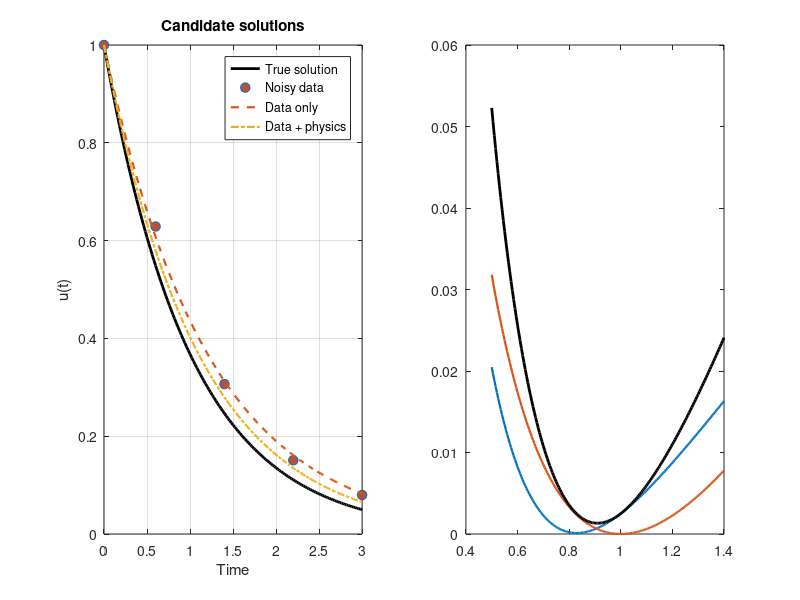

The MATLAB source for this figure: (Note: this script raises an error after producing the figure.)
% PHYSICS_INFORMED_LOSS_DEMO Balance data evidence and an ODE residual.

time = linspace(0, 3, 151)';
measurementTime = [0; 0.6; 1.4; 2.2; 3.0];
trueRate = 1.0;
trueSolution = exp(-trueRate * time);
measurementNoise = [0; 0.08; 0.06; 0.04; 0.03];
measurements = exp(-trueRate * measurementTime) + measurementNoise;

candidateRates = linspace(0.5, 1.4, 181)';
dataLosses = zeros(size(candidateRates));
physicsLosses = zeros(size(candidateRates));

for index = 1:numel(candidateRates)
    rate = candidateRates(index);
    predictedMeasurements = exp(-rate * measurementTime);
    prediction = exp(-rate * time);
    predictionDerivative = -rate * prediction;
    odeResidual = predictionDerivative + prediction;

    dataLosses(index) = mean((predictedMeasurements - measurements).^2);
    physicsLosses(index) = mean(odeResidual.^2);
end

physicsWeight = 0.4;
combinedLosses = dataLosses + physicsWeight * physicsLosses;

[~, dataOnlyIndex] = min(dataLosses);
[~, combinedIndex] = min(combinedLosses);
dataOnlyRate = candidateRates(dataOnlyIndex);
physicsAwareRate = candidateRates(combinedIndex);

fprintf('True rate:              %.3f\n', trueRate);
fprintf('Data-only estimate:     %.3f\n', dataOnlyRate);
fprintf('Physics-aware estimate: %.3f\n', physicsAwareRate);

dataOnlyPrediction = exp(-dataOnlyRate * time);
physicsAwarePrediction = exp(-physicsAwareRate * time);

figure('Name', 'Physics-informed loss intuition');
subplot(1, 2, 1);
plot(time, trueSolution, 'k-', 'LineWidth', 2);
hold on;
plot(measurementTime, measurements, 'o', ...
    'MarkerSize', 7, ...
    'MarkerFaceColor', [0.73, 0.31, 0.24]);
plot(time, dataOnlyPrediction, '--', 'LineWidth', 1.6);
plot(time, physicsAwarePrediction, '-.', 'LineWidth', 1.6);
hold off;
grid on;
xlabel('Time');
ylabel('u(t)');
title('Candidate solutions');
legend('True solution', 'Noisy data', 'Data only', ...
    'Data + physics', 'Location', 'northeast');

subplot(1, 2, 2);
plot(candidateRates, dataLosses, 'LineWidth', 1.6);
hold on;
plot(candidateRates, physicsWeight * physicsLosses, 'LineWidth', 1.6);
plot(candidateRates, combinedLosses, 'k-', 'LineWidth', 2);
xline(trueRate, ':', 'True rate', 'LineWidth', 1.4);
hold off;
grid on;
xlabel('Candidate rate');
ylabel('Loss');
title('Data and physics losses');
legend('Data loss', 'Weighted physics loss', ...
    'Combined loss', 'Location', 'northwest');
